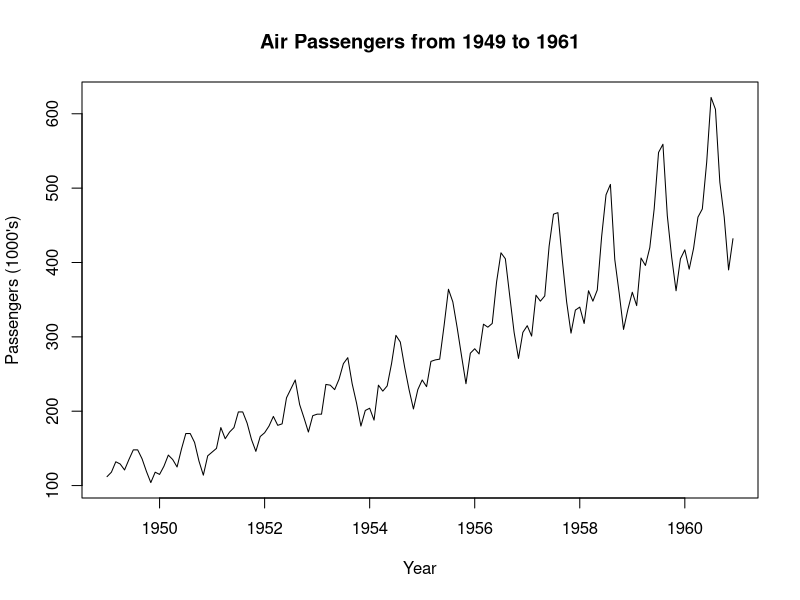
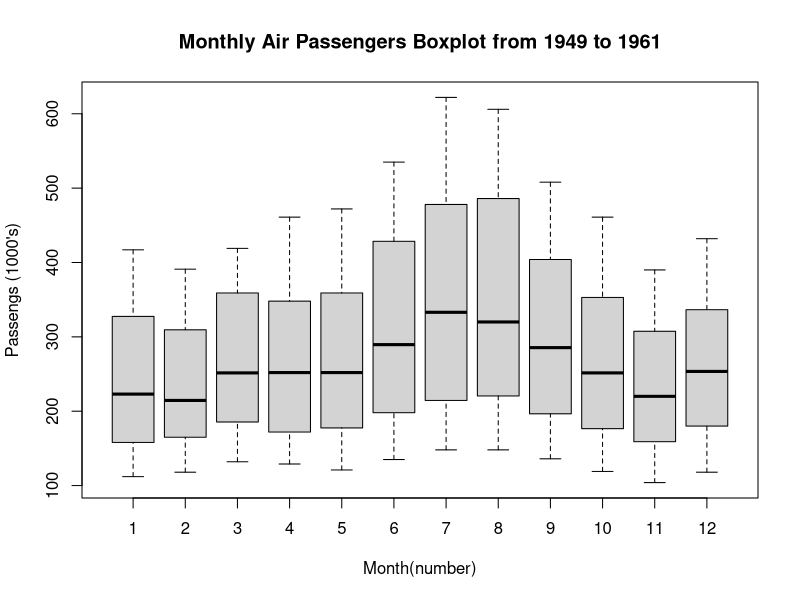
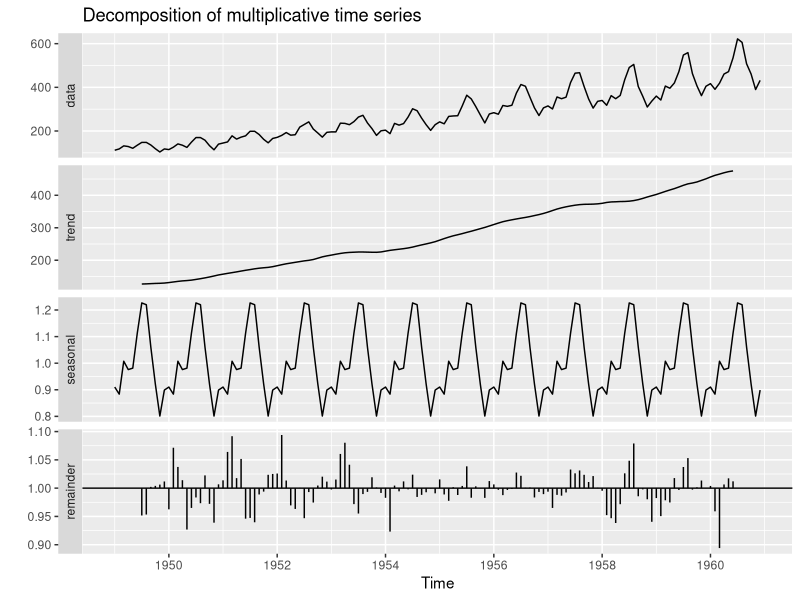
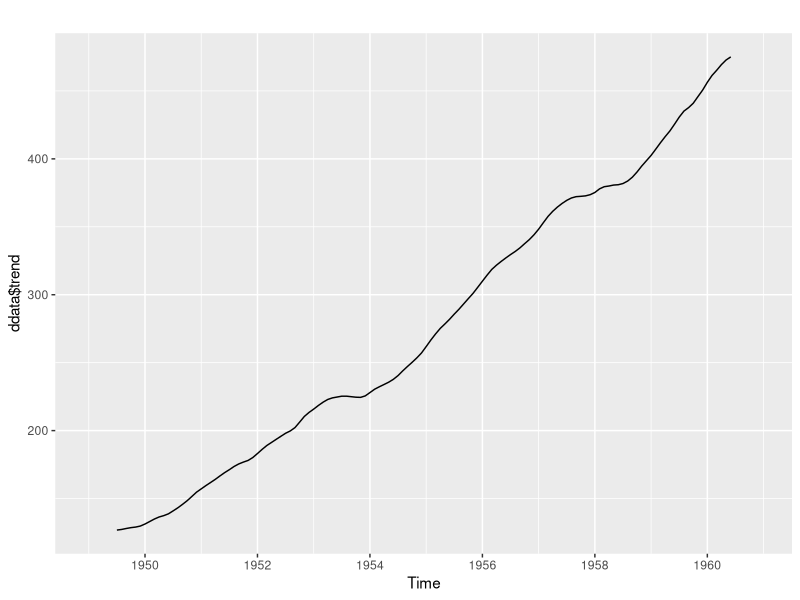
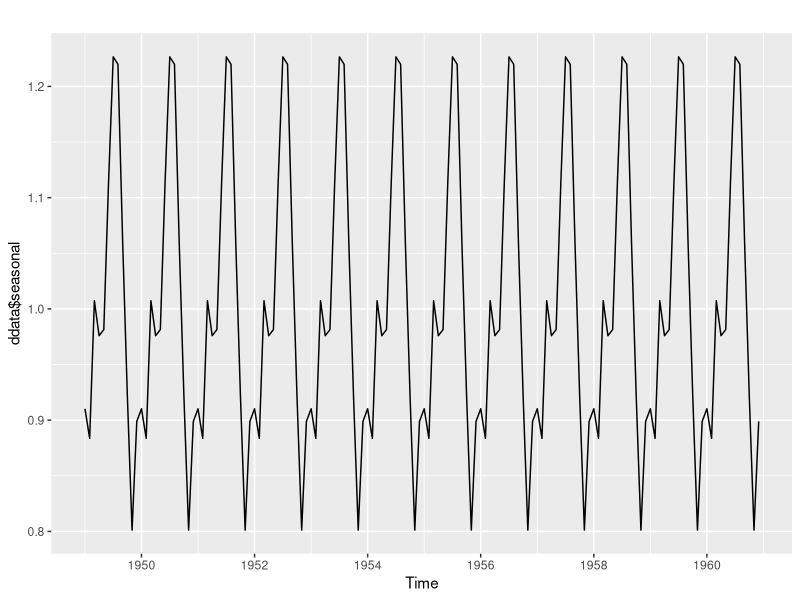
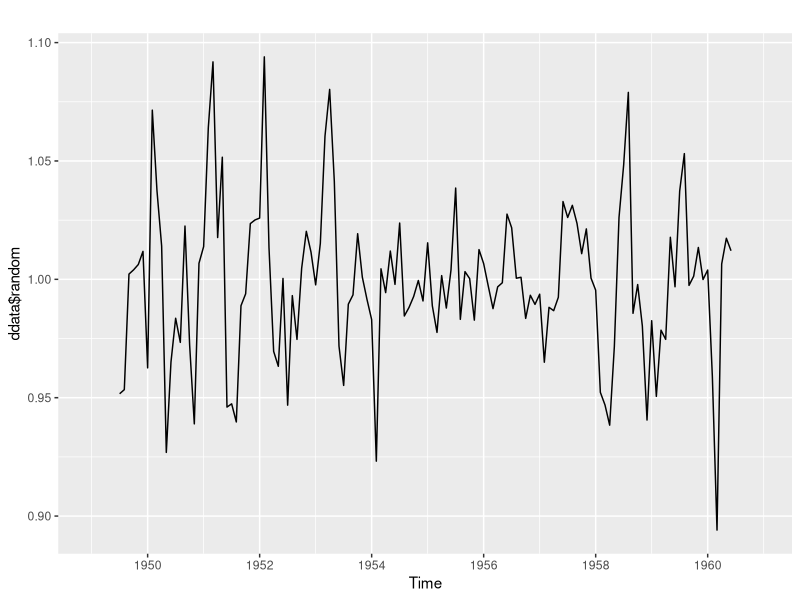
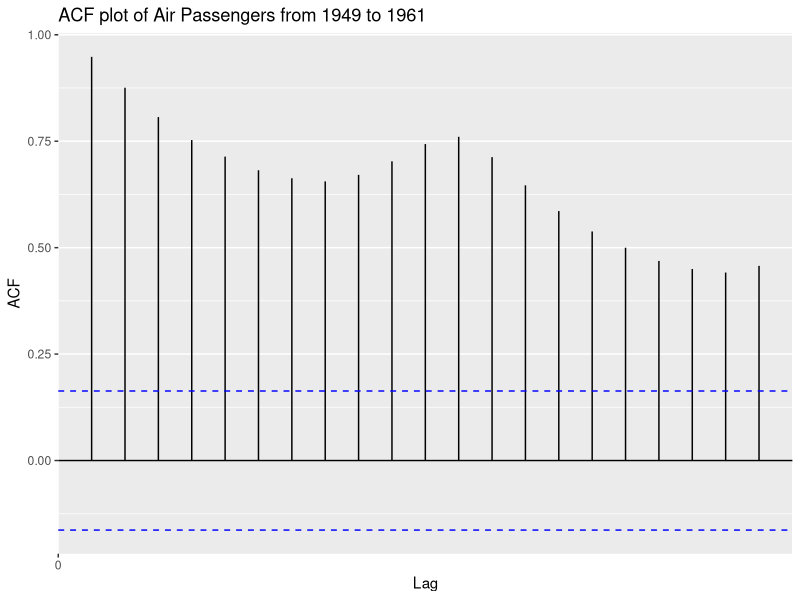
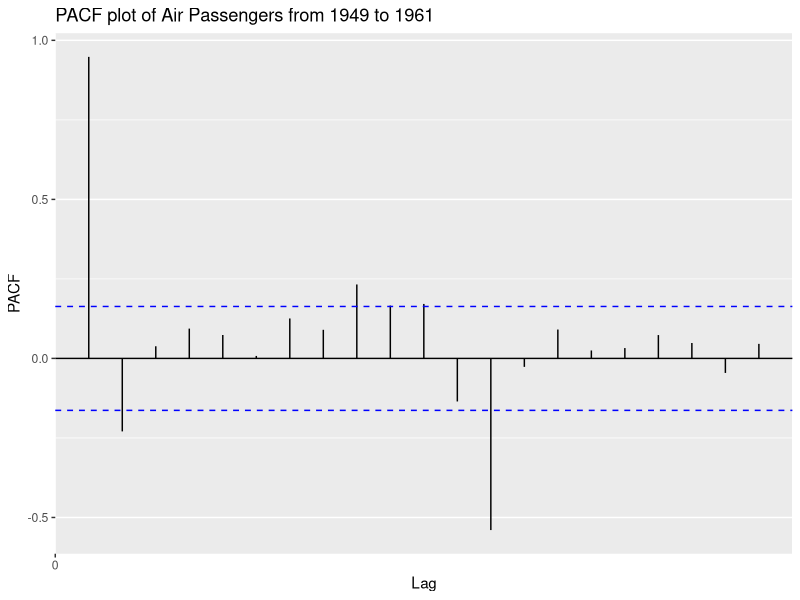

Write R code to recreate these figures, in order.
## ---- chunk 1
rm(list=ls())
## ---- chunk 2
library(dplyr)
# install.packages("forecast")
# install.packages("tseries")
library("tseries")
library("forecast")
library(ggplot2)
## ---- chunk 3
data(AirPassengers)
data <- AirPassengers
## ---- chunk 4
passenger <- data
## ---- chunk 5
passenger
## ---- chunk 6
summary(passenger)
## ---- chunk 7
str(passenger)
frequency(passenger)
## ---- chunk 8
passenger
## ---- chunk 9
sum(is.na(passenger))
## ---- chunk 10
summary(passenger)
## ---- chunk 11
plot(passenger,xlab="Year", ylab = "Passengers (1000's)",main="Air Passengers from 1949 to 1961")
## ---- chunk 12
boxplot(passenger~cycle(passenger),xlab="Month(number)", ylab = "Passengs (1000's)" ,main ="Monthly Air Passengers Boxplot from 1949 to 1961")
## ---- chunk 13
ddata <- decompose(passenger,"multiplicative")
ddata
## ---- chunk 14
autoplot(ddata)
## ---- chunk 15
autoplot(ddata$trend)
autoplot(ddata$seasonal)
autoplot(ddata$random)
## ---- chunk 16
adf.test(passenger)
## ---- chunk 17
#ACF 
autoplot(acf(passenger,plot=FALSE))+ labs(title="ACF plot of Air Passengers from 1949 to 1961")
#PACF
autoplot(pacf(passenger,plot=FALSE))+ labs(title="PACF plot of Air Passengers from 1949 to 1961")
## ---- chunk 18
arimapassenger <- auto.arima(passenger)
arimapassenger
